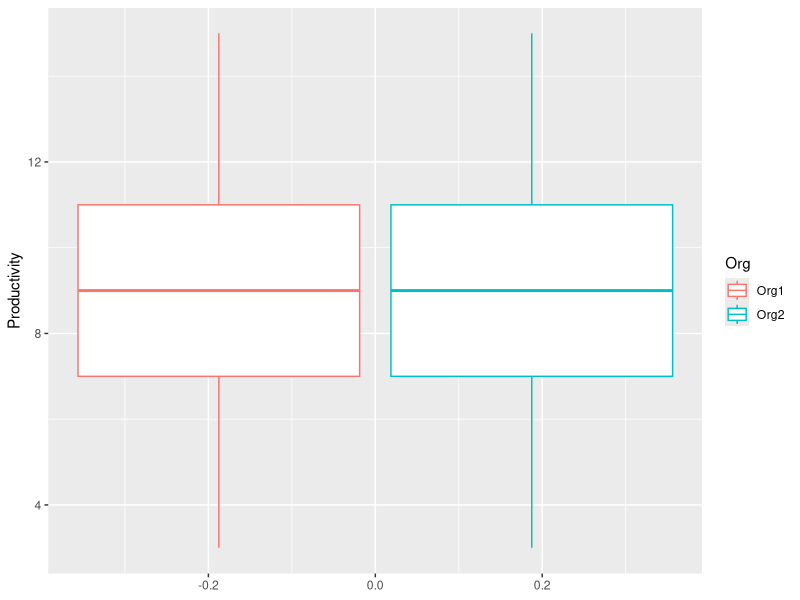
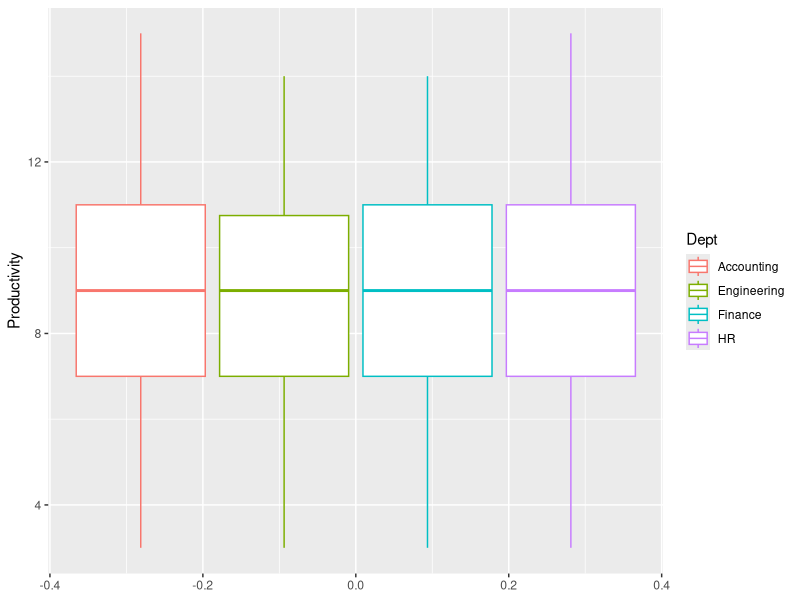
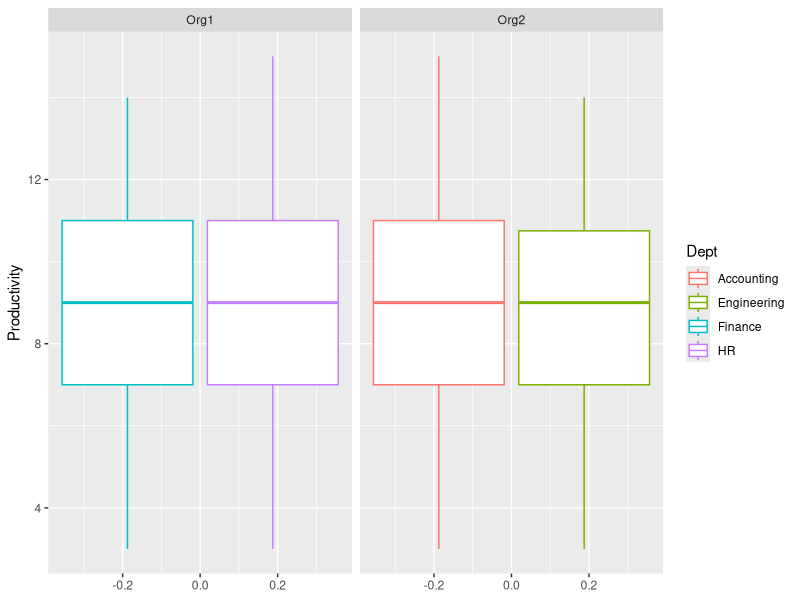
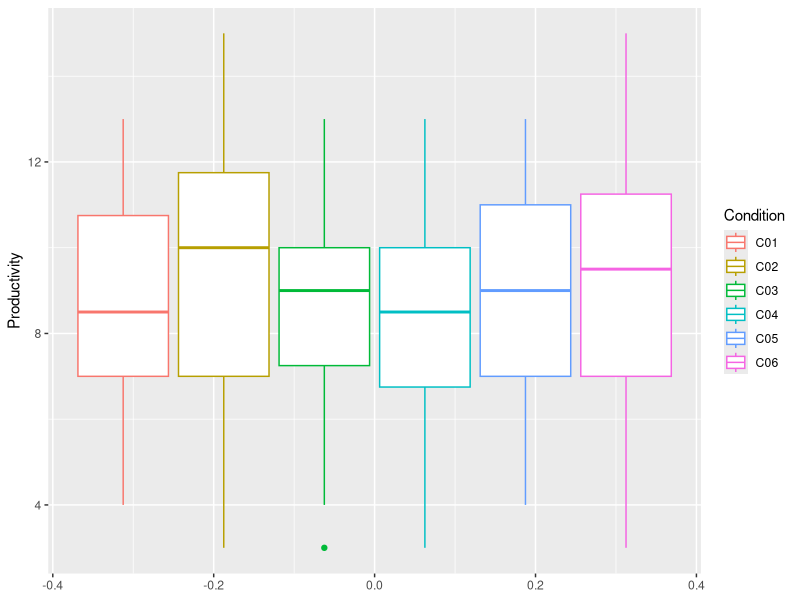
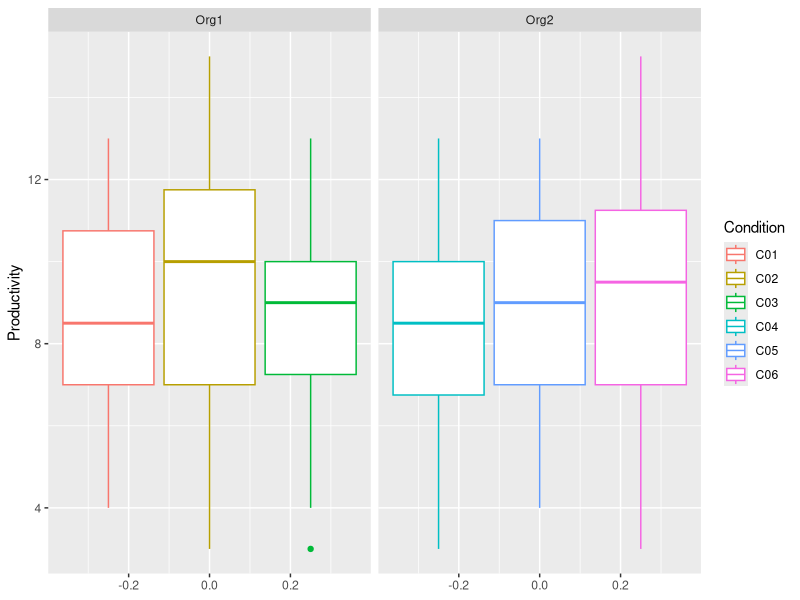
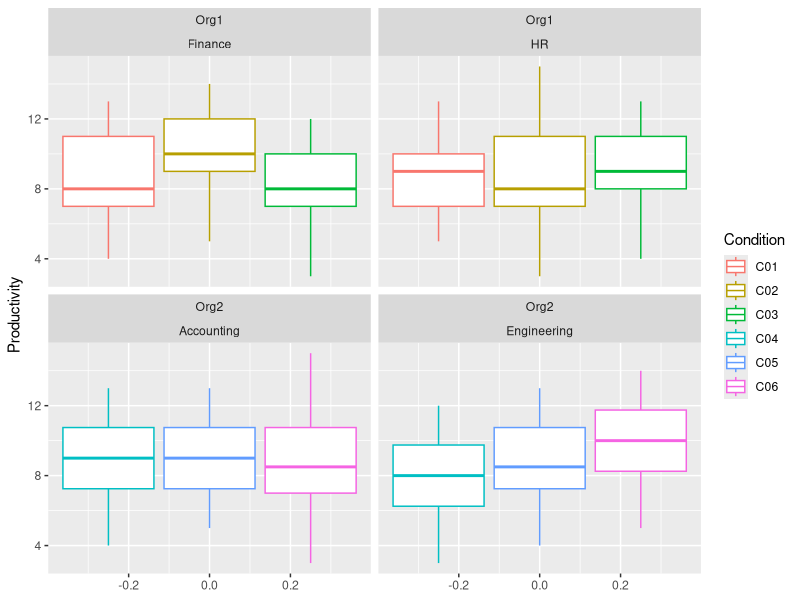

Source code (R) for these figures, in order:
## ---- chunk 1
library(psych)
library(tidyverse)
## ---- chunk 2
orgs <- read_csv("Nested_Brittany.csv")
## ---- chunk 3
describe(orgs)
## ---- chunk 4
ggplot(orgs, aes(y = Productivity, color = Org)) +
  geom_boxplot()
## ---- chunk 5
ggplot(orgs, aes(y = Productivity, color = Dept)) +
  geom_boxplot()
## ---- chunk 6
ggplot(orgs, aes(y = Productivity, color = Dept)) +
  geom_boxplot() +
  facet_wrap(~Org)
## ---- chunk 7
ggplot(orgs, aes(y = Productivity, color = Condition)) +
  geom_boxplot()
## ---- chunk 8
ggplot(orgs, aes(y = Productivity, color = Condition)) +
  geom_boxplot() +
  facet_wrap(~Org)
## ---- chunk 9
ggplot(orgs, aes(y = Productivity, color = Condition)) +
  geom_boxplot() +
  facet_wrap(vars(Org, Dept))
## ---- chunk 10
mod1 <- lm(Productivity ~ Org + Org/Dept + Org/Condition + Org/Dept*Org/Condition, data = orgs)
anova(mod1)

## ---- chunk 11
mod2 <- lm(Productivity ~ Org + Org/Dept + Org/Condition + Org/(Dept*Condition), data = orgs)
anova(mod2)
